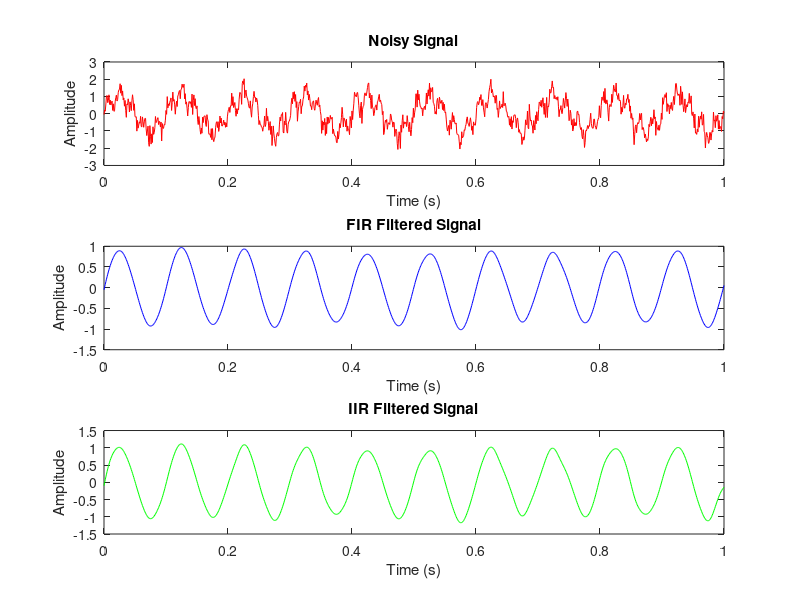

MATLAB code to generate this figure: (Note: this script raises an error after producing the figure.)
% FIR & IIR Filtering Example
% Designs and applies FIR & IIR filters on a noisy signal

clc; clear; close all;

% Generate a noisy sine wave
fs = 1000; % Sampling frequency (Hz)
t = 0:1/fs:1; % 1 second time vector
signal_clean = sin(2*pi*10*t) + 0.5*sin(2*pi*50*t); % Clean signal
noise = 0.3 * randn(size(signal_clean)); 
signal_noisy = signal_clean + noise; % Noisy signal

% FIR Filter Design (Window Method)
fir_order = 50;
cutoff_fir = 30/(fs/2); % Normalize cutoff frequency
fir_coeffs = fir1(fir_order, cutoff_fir, 'low'); % Low-pass FIR filter
signal_fir = filtfilt(fir_coeffs, 1, signal_noisy);

% IIR Filter Design (Butterworth)
iir_order = 4;
cutoff_iir = 30/(fs/2); % Normalize cutoff frequency
[b, a] = butter(iir_order, cutoff_iir, 'low'); % Low-pass IIR filter
signal_iir = filtfilt(b, a, signal_noisy);

% Plot results
figure;
subplot(3,1,1);
plot(t, signal_noisy, 'r');
title('Noisy Signal');
xlabel('Time (s)'); ylabel('Amplitude');

subplot(3,1,2);
plot(t, signal_fir, 'b');
title('FIR Filtered Signal');
xlabel('Time (s)'); ylabel('Amplitude');

subplot(3,1,3);
plot(t, signal_iir, 'g');
title('IIR Filtered Signal');
xlabel('Time (s)'); ylabel('Amplitude');

sgtitle('Comparison of FIR and IIR Filtering');

% Comments on filter performance:
% - FIR filters have a linear phase response but require a high order.
% - IIR filters are more efficient (lower order), but can introduce phase distortion.
